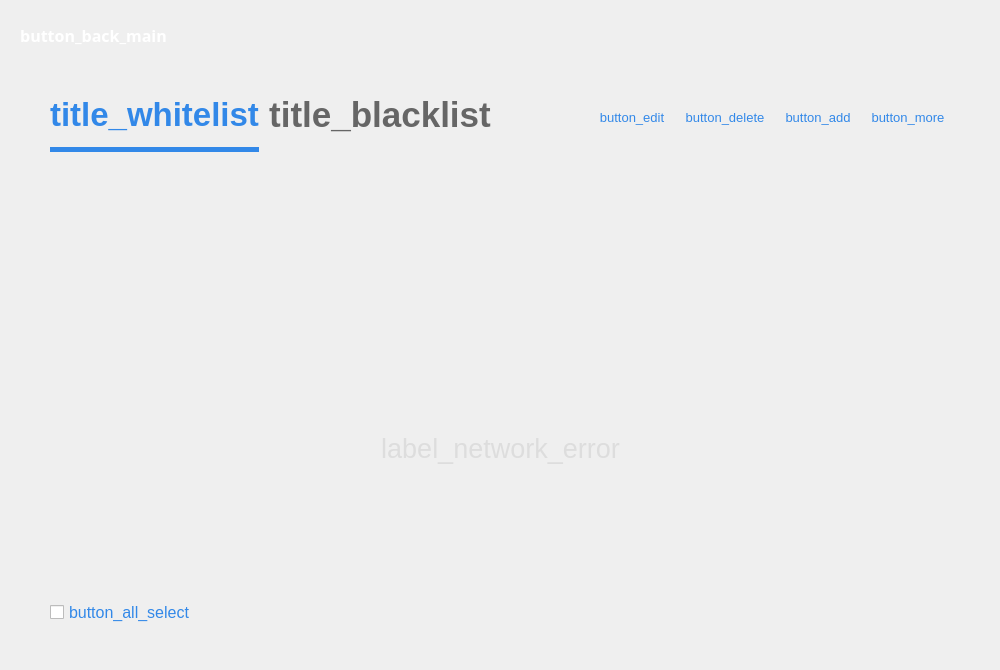
<?xml version="1.0" encoding="UTF-8"?>
<ui version="4.0">
  <class>BLListWidget</class>
  <widget class="QWidget" name="BLListWidget">
    <property name="enabled">
      <bool>true</bool>
    </property>
    <property name="geometry">
      <rect>
        <x>0</x>
        <y>0</y>
        <width>1000</width>
        <height>670</height>
      </rect>
    </property>
    <property name="minimumSize">
      <size>
        <width>0</width>
        <height>0</height>
      </size>
    </property>
    <property name="windowTitle">
      <string notr="true">Form</string>
    </property>
    <property name="styleSheet">
      <string notr="true"/>
    </property>
    <layout class="QVBoxLayout" name="verticalLayout_2">
      <property name="spacing">
        <number>0</number>
      </property>
      <property name="leftMargin">
        <number>20</number>
      </property>
      <property name="topMargin">
        <number>20</number>
      </property>
      <property name="rightMargin">
        <number>20</number>
      </property>
      <property name="bottomMargin">
        <number>20</number>
      </property>
      <item>
        <layout class="QHBoxLayout" name="horizontalLayout_2">
          <property name="spacing">
            <number>10</number>
          </property>
          <property name="bottomMargin">
            <number>12</number>
          </property>
          <item>
            <widget class="QPushButton" name="backButton">
              <property name="minimumSize">
                <size>
                  <width>82</width>
                  <height>30</height>
                </size>
              </property>
              <property name="font">
                <font>
                  <family>微软雅黑</family>
                  <pointsize>12</pointsize>
                  <weight>75</weight>
                  <bold>true</bold>
                </font>
              </property>
              <property name="styleSheet">
                <string notr="true">QPushButton#backButton{
border:none;
color:white
}

QPushButton#backButton:hover{
color:#DDDDDD;
}</string>
              </property>
              <property name="text">
                <string>button_back_main</string>
              </property>
              <property name="icon">
                <iconset>
                  <normalon>:/resource/icon/button_back.png</normalon>
                </iconset>
              </property>
              <property name="iconSize">
                <size>
                  <width>20</width>
                  <height>20</height>
                </size>
              </property>
            </widget>
          </item>
          <item>
            <spacer name="horizontalSpacer_4">
              <property name="orientation">
                <enum>Qt::Horizontal</enum>
              </property>
              <property name="sizeHint" stdset="0">
                <size>
                  <width>40</width>
                  <height>20</height>
                </size>
              </property>
            </spacer>
          </item>
        </layout>
      </item>
      <item>
        <layout class="QHBoxLayout" name="horizontalLayout">
          <property name="spacing">
            <number>10</number>
          </property>
          <property name="leftMargin">
            <number>30</number>
          </property>
          <property name="topMargin">
            <number>20</number>
          </property>
          <property name="rightMargin">
            <number>30</number>
          </property>
          <item>
            <widget class="QPushButton" name="whiteBtn">
              <property name="sizePolicy">
                <sizepolicy hsizetype="Preferred" vsizetype="Preferred">
                  <horstretch>0</horstretch>
                  <verstretch>0</verstretch>
                </sizepolicy>
              </property>
              <property name="minimumSize">
                <size>
                  <width>100</width>
                  <height>60</height>
                </size>
              </property>
              <property name="baseSize">
                <size>
                  <width>100</width>
                  <height>60</height>
                </size>
              </property>
              <property name="font">
                <font>
                  <pointsize>25</pointsize>
                  <weight>75</weight>
                  <bold>true</bold>
                </font>
              </property>
              <property name="styleSheet">
                <string notr="true">QPushButton{
border:none;
border-width:5;
border-bottom-style:solid;
border-color:transparent;
color:#666666;
}

QPushButton:checked{
color:#3288E8;
border-color: #3288E8;
}</string>
              </property>
              <property name="text">
                <string>title_whitelist</string>
              </property>
              <property name="shortcut">
                <string/>
              </property>
              <property name="checkable">
                <bool>true</bool>
              </property>
              <property name="checked">
                <bool>true</bool>
              </property>
            </widget>
          </item>
          <item>
            <widget class="QPushButton" name="blackBtn">
              <property name="sizePolicy">
                <sizepolicy hsizetype="Preferred" vsizetype="Preferred">
                  <horstretch>0</horstretch>
                  <verstretch>0</verstretch>
                </sizepolicy>
              </property>
              <property name="minimumSize">
                <size>
                  <width>100</width>
                  <height>60</height>
                </size>
              </property>
              <property name="baseSize">
                <size>
                  <width>100</width>
                  <height>60</height>
                </size>
              </property>
              <property name="font">
                <font>
                  <pointsize>26</pointsize>
                  <weight>75</weight>
                  <bold>true</bold>
                </font>
              </property>
              <property name="styleSheet">
                <string notr="true">QPushButton{
border:none;
border-width:5;
border-bottom-style:solid;
border-color:transparent;
color:#666666;
}

QPushButton:checked{
color:#3288E8;
border-color: #3288E8;
}</string>
              </property>
              <property name="text">
                <string>title_blacklist</string>
              </property>
              <property name="checkable">
                <bool>true</bool>
              </property>
            </widget>
          </item>
          <item>
            <spacer name="horizontalSpacer">
              <property name="orientation">
                <enum>Qt::Horizontal</enum>
              </property>
              <property name="sizeHint" stdset="0">
                <size>
                  <width>0</width>
                  <height>0</height>
                </size>
              </property>
            </spacer>
          </item>
          <item>
            <widget class="QToolButton" name="editButton">
              <property name="minimumSize">
                <size>
                  <width>40</width>
                  <height>70</height>
                </size>
              </property>
              <property name="font">
                <font>
                  <pointsize>10</pointsize>
                </font>
              </property>
              <property name="contextMenuPolicy">
                <enum>Qt::DefaultContextMenu</enum>
              </property>
              <property name="styleSheet">
                <string notr="true">QToolButton{
border:none;
color:#3288E8;
}

QToolButton:disabled{
border:none;
color:#DDDDDD;
}</string>
              </property>
              <property name="text">
                <string>button_edit</string>
              </property>
              <property name="icon">
                <iconset>
                  <normalon>:/resource/icon/button_edit_nomal.png</normalon>
                  <disabledon>:/resource/icon/button_edit_disable.png</disabledon>
                </iconset>
              </property>
              <property name="iconSize">
                <size>
                  <width>40</width>
                  <height>40</height>
                </size>
              </property>
              <property name="toolButtonStyle">
                <enum>Qt::ToolButtonTextUnderIcon</enum>
              </property>
            </widget>
          </item>
          <item>
            <widget class="QToolButton" name="delButton">
              <property name="minimumSize">
                <size>
                  <width>40</width>
                  <height>70</height>
                </size>
              </property>
              <property name="font">
                <font>
                  <pointsize>10</pointsize>
                </font>
              </property>
              <property name="contextMenuPolicy">
                <enum>Qt::DefaultContextMenu</enum>
              </property>
              <property name="styleSheet">
                <string notr="true">QToolButton{
border:none;
color:#3288E8;
}

QToolButton:disabled{
border:none;
color:#DDDDDD;
}</string>
              </property>
              <property name="text">
                <string>button_delete</string>
              </property>
              <property name="icon">
                <iconset>
                  <normalon>:/resource/icon/button_delete_nomal.png</normalon>
                  <disabledon>:/resource/icon/button_delete_disable.png</disabledon>
                </iconset>
              </property>
              <property name="iconSize">
                <size>
                  <width>40</width>
                  <height>40</height>
                </size>
              </property>
              <property name="toolButtonStyle">
                <enum>Qt::ToolButtonTextUnderIcon</enum>
              </property>
            </widget>
          </item>
          <item>
            <widget class="QToolButton" name="addButton">
              <property name="minimumSize">
                <size>
                  <width>40</width>
                  <height>70</height>
                </size>
              </property>
              <property name="font">
                <font>
                  <pointsize>10</pointsize>
                </font>
              </property>
              <property name="contextMenuPolicy">
                <enum>Qt::DefaultContextMenu</enum>
              </property>
              <property name="styleSheet">
                <string notr="true">QToolButton{
color:#3288E8;
border-style:flat;
}

QToolButton:disabled{
border:none;
color:#DDDDDD;
}</string>
              </property>
              <property name="text">
                <string>button_add</string>
              </property>
              <property name="icon">
                <iconset>
                  <normalon>:/resource/icon/button_add_nomal.png</normalon>
                </iconset>
              </property>
              <property name="iconSize">
                <size>
                  <width>40</width>
                  <height>40</height>
                </size>
              </property>
              <property name="toolButtonStyle">
                <enum>Qt::ToolButtonTextUnderIcon</enum>
              </property>
            </widget>
          </item>
          <item>
            <widget class="ToolMenuButton" name="moreButton">
              <property name="minimumSize">
                <size>
                  <width>40</width>
                  <height>70</height>
                </size>
              </property>
              <property name="font">
                <font>
                  <pointsize>10</pointsize>
                </font>
              </property>
              <property name="contextMenuPolicy">
                <enum>Qt::DefaultContextMenu</enum>
              </property>
              <property name="styleSheet">
                <string notr="true">QToolButton{
border:none;
color:#3288E8;
}

QToolButton::menu-indicator {
image: none;
}

QToolButton:disabled{
border:none;
color:#DDDDDD;
}</string>
              </property>
              <property name="text">
                <string>button_more</string>
              </property>
              <property name="icon">
                <iconset>
                  <normalon>:/resource/icon/button_more_nomal.png</normalon>
                </iconset>
              </property>
              <property name="iconSize">
                <size>
                  <width>40</width>
                  <height>40</height>
                </size>
              </property>
              <property name="popupMode">
                <enum>QToolButton::InstantPopup</enum>
              </property>
              <property name="toolButtonStyle">
                <enum>Qt::ToolButtonTextUnderIcon</enum>
              </property>
            </widget>
          </item>
        </layout>
      </item>
      <item>
        <widget class="QStackedWidget" name="stackedWidget">
          <property name="currentIndex">
            <number>2</number>
          </property>
          <widget class="QWidget" name="listViewPage">
            <layout class="QVBoxLayout" name="verticalLayout_3">
              <item>
                <widget class="QListView" name="listView">
                  <property name="minimumSize">
                    <size>
                      <width>0</width>
                      <height>0</height>
                    </size>
                  </property>
                  <property name="baseSize">
                    <size>
                      <width>982</width>
                      <height>502</height>
                    </size>
                  </property>
                  <property name="styleSheet">
                    <string notr="true">QListView {
background-color: transparent;
padding:10px 10px 10px 10px;
border:none;
}


</string>
                  </property>
                  <property name="verticalScrollBarPolicy">
                    <enum>Qt::ScrollBarAsNeeded</enum>
                  </property>
                  <property name="horizontalScrollBarPolicy">
                    <enum>Qt::ScrollBarAlwaysOff</enum>
                  </property>
                  <property name="autoScroll">
                    <bool>false</bool>
                  </property>
                  <property name="editTriggers">
                    <set>QAbstractItemView::NoEditTriggers</set>
                  </property>
                  <property name="selectionMode">
                    <enum>QAbstractItemView::ExtendedSelection</enum>
                  </property>
                  <property name="spacing">
                    <number>0</number>
                  </property>
                </widget>
              </item>
            </layout>
          </widget>
          <widget class="QWidget" name="emptyPage">
            <layout class="QHBoxLayout" name="horizontalLayout_3">
              <property name="spacing">
                <number>0</number>
              </property>
              <property name="leftMargin">
                <number>0</number>
              </property>
              <property name="topMargin">
                <number>0</number>
              </property>
              <property name="rightMargin">
                <number>0</number>
              </property>
              <property name="bottomMargin">
                <number>0</number>
              </property>
              <item>
                <spacer name="horizontalSpacer_2">
                  <property name="orientation">
                    <enum>Qt::Horizontal</enum>
                  </property>
                  <property name="sizeHint" stdset="0">
                    <size>
                      <width>40</width>
                      <height>20</height>
                    </size>
                  </property>
                </spacer>
              </item>
              <item>
                <layout class="QVBoxLayout" name="verticalLayout">
                  <property name="spacing">
                    <number>0</number>
                  </property>
                  <item>
                    <spacer name="verticalSpacer_3">
                      <property name="orientation">
                        <enum>Qt::Vertical</enum>
                      </property>
                      <property name="sizeHint" stdset="0">
                        <size>
                          <width>20</width>
                          <height>40</height>
                        </size>
                      </property>
                    </spacer>
                  </item>
                  <item alignment="Qt::AlignHCenter|Qt::AlignVCenter">
                    <widget class="QLabel" name="emptyIcon">
                      <property name="sizePolicy">
                        <sizepolicy hsizetype="Fixed" vsizetype="Fixed">
                          <horstretch>0</horstretch>
                          <verstretch>0</verstretch>
                        </sizepolicy>
                      </property>
                      <property name="minimumSize">
                        <size>
                          <width>200</width>
                          <height>200</height>
                        </size>
                      </property>
                      <property name="maximumSize">
                        <size>
                          <width>200</width>
                          <height>200</height>
                        </size>
                      </property>
                      <property name="styleSheet">
                        <string notr="true">QLabel{
  border-image: url(:/resource/icon/list_site_empty.png);
}</string>
                      </property>
                      <property name="text">
                        <string/>
                      </property>
                    </widget>
                  </item>
                  <item>
                    <widget class="QLabel" name="emptyLabel">
                      <property name="font">
                        <font>
                          <family>Microsoft YaHei UI</family>
                          <pointsize>20</pointsize>
                          <weight>50</weight>
                          <bold>false</bold>
                        </font>
                      </property>
                      <property name="styleSheet">
                        <string notr="true">color: #DDDDDD</string>
                      </property>
                      <property name="text">
                        <string>label_empty_list</string>
                      </property>
                      <property name="alignment">
                        <set>Qt::AlignCenter</set>
                      </property>
                    </widget>
                  </item>
                  <item>
                    <spacer name="verticalSpacer_4">
                      <property name="orientation">
                        <enum>Qt::Vertical</enum>
                      </property>
                      <property name="sizeHint" stdset="0">
                        <size>
                          <width>20</width>
                          <height>40</height>
                        </size>
                      </property>
                    </spacer>
                  </item>
                </layout>
              </item>
              <item>
                <spacer name="horizontalSpacer_5">
                  <property name="orientation">
                    <enum>Qt::Horizontal</enum>
                  </property>
                  <property name="sizeHint" stdset="0">
                    <size>
                      <width>40</width>
                      <height>20</height>
                    </size>
                  </property>
                </spacer>
              </item>
            </layout>
          </widget>
          <widget class="QWidget" name="netErrorPage">
            <layout class="QHBoxLayout" name="horizontalLayout_5">
              <property name="spacing">
                <number>0</number>
              </property>
              <property name="leftMargin">
                <number>0</number>
              </property>
              <property name="topMargin">
                <number>0</number>
              </property>
              <property name="rightMargin">
                <number>0</number>
              </property>
              <property name="bottomMargin">
                <number>0</number>
              </property>
              <item>
                <spacer name="horizontalSpacer_6">
                  <property name="orientation">
                    <enum>Qt::Horizontal</enum>
                  </property>
                  <property name="sizeHint" stdset="0">
                    <size>
                      <width>0</width>
                      <height>0</height>
                    </size>
                  </property>
                </spacer>
              </item>
              <item>
                <layout class="QVBoxLayout" name="verticalLayout_4">
                  <item>
                    <spacer name="verticalSpacer_5">
                      <property name="orientation">
                        <enum>Qt::Vertical</enum>
                      </property>
                      <property name="sizeHint" stdset="0">
                        <size>
                          <width>0</width>
                          <height>0</height>
                        </size>
                      </property>
                    </spacer>
                  </item>
                  <item>
                    <widget class="QLabel" name="netErrorIcon">
                      <property name="sizePolicy">
                        <sizepolicy hsizetype="Fixed" vsizetype="Fixed">
                          <horstretch>0</horstretch>
                          <verstretch>0</verstretch>
                        </sizepolicy>
                      </property>
                      <property name="minimumSize">
                        <size>
                          <width>200</width>
                          <height>150</height>
                        </size>
                      </property>
                      <property name="maximumSize">
                        <size>
                          <width>200</width>
                          <height>150</height>
                        </size>
                      </property>
                      <property name="styleSheet">
                        <string notr="true">QLabel{
  border-image: url(:/resource/icon/net_error.png);
}</string>
                      </property>
                      <property name="text">
                        <string/>
                      </property>
                    </widget>
                  </item>
                  <item>
                    <widget class="QLabel" name="netErrorLabel">
                      <property name="font">
                        <font>
                          <family>Microsoft YaHei UI</family>
                          <pointsize>20</pointsize>
                          <weight>50</weight>
                          <bold>false</bold>
                        </font>
                      </property>
                      <property name="styleSheet">
                        <string notr="true">color:#DDDDDD</string>
                      </property>
                      <property name="text">
                        <string>label_network_error</string>
                      </property>
                      <property name="alignment">
                        <set>Qt::AlignCenter</set>
                      </property>
                    </widget>
                  </item>
                  <item>
                    <spacer name="verticalSpacer_6">
                      <property name="orientation">
                        <enum>Qt::Vertical</enum>
                      </property>
                      <property name="sizeHint" stdset="0">
                        <size>
                          <width>0</width>
                          <height>0</height>
                        </size>
                      </property>
                    </spacer>
                  </item>
                </layout>
              </item>
              <item>
                <spacer name="horizontalSpacer_7">
                  <property name="orientation">
                    <enum>Qt::Horizontal</enum>
                  </property>
                  <property name="sizeHint" stdset="0">
                    <size>
                      <width>0</width>
                      <height>0</height>
                    </size>
                  </property>
                </spacer>
              </item>
            </layout>
            <zorder>horizontalSpacer_6</zorder>
            <zorder>horizontalSpacer_7</zorder>
          </widget>
        </widget>
      </item>
      <item>
        <layout class="QHBoxLayout" name="horizontalLayout_4">
          <property name="spacing">
            <number>0</number>
          </property>
          <property name="leftMargin">
            <number>30</number>
          </property>
          <property name="rightMargin">
            <number>30</number>
          </property>
          <property name="bottomMargin">
            <number>20</number>
          </property>
          <item>
            <widget class="QCheckBox" name="allSelectButton">
              <property name="minimumSize">
                <size>
                  <width>40</width>
                  <height>35</height>
                </size>
              </property>
              <property name="font">
                <font>
                  <family>Microsoft YaHei UI</family>
                  <pointsize>12</pointsize>
                </font>
              </property>
              <property name="styleSheet">
                <string notr="true">QCheckBox {
color:#3288E8;    
border: none;
spacing:5px;
}
QCheckBox::indicator {
width: 30px;
height: 30px;
subcontrol-position: left center;
image: url(:/resource/icon/button_select null_nomal.png);
}
QCheckBox::indicator:checked {
image: url(:/resource/icon/button_select all_nomal.png);
}</string>
              </property>
              <property name="text">
                <string>button_all_select</string>
              </property>
              <property name="checkable">
                <bool>true</bool>
              </property>
            </widget>
          </item>
          <item>
            <spacer name="horizontalSpacer_3">
              <property name="orientation">
                <enum>Qt::Horizontal</enum>
              </property>
              <property name="sizeHint" stdset="0">
                <size>
                  <width>40</width>
                  <height>20</height>
                </size>
              </property>
            </spacer>
          </item>
        </layout>
      </item>
    </layout>
  </widget>
  <customwidgets>
    <customwidget>
      <class>ToolMenuButton</class>
      <extends>QToolButton</extends>
      <header>Common/qmenubutton.h</header>
    </customwidget>
  </customwidgets>
  <resources/>
  <connections/>
</ui>
